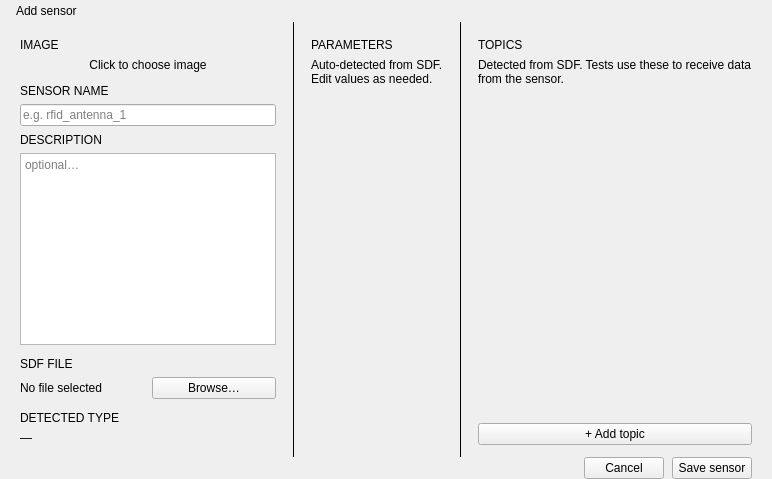
<?xml version="1.0" encoding="UTF-8"?>
<ui version="4.0">
 <class>AddSensorDialog</class>
 <widget class="QDialog" name="AddSensorDialog">
  <property name="windowTitle"><string>Add sensor</string></property>
  <property name="minimumWidth"><number>960</number></property>
  <property name="minimumHeight"><number>560</number></property>

  <layout class="QVBoxLayout" name="layout_root">
   <property name="spacing"><number>0</number></property>
   <property name="leftMargin"><number>0</number></property>
   <property name="topMargin"><number>0</number></property>
   <property name="rightMargin"><number>0</number></property>
   <property name="bottomMargin"><number>0</number></property>

   <!-- TITLE BAR -->
   <item>
    <widget class="QWidget" name="dialog_titlebar">
     <property name="minimumHeight"><number>44</number></property>
     <property name="maximumHeight"><number>44</number></property>
     <layout class="QHBoxLayout" name="titlebar_layout">
      <property name="leftMargin"><number>16</number></property>
      <property name="topMargin"><number>0</number></property>
      <property name="rightMargin"><number>8</number></property>
      <property name="bottomMargin"><number>0</number></property>
      <property name="spacing"><number>0</number></property>
      <item><widget class="QLabel" name="dialog_title"><property name="text"><string>Add sensor</string></property></widget></item>
      <item><spacer><property name="orientation"><enum>Qt::Horizontal</enum></property><property name="sizeHint" stdset="0"><size><width>10</width><height>1</height></size></property></spacer></item>
      <item><widget class="QPushButton" name="btn_dialog_close"><property name="text"><string/></property><property name="fixedWidth"><number>32</number></property><property name="fixedHeight"><number>32</number></property><property name="flat"><bool>true</bool></property></widget></item>
     </layout>
    </widget>
   </item>

   <!-- BODY -->
   <item>
    <layout class="QHBoxLayout" name="body_layout">
     <property name="leftMargin"><number>0</number></property>
     <property name="topMargin"><number>0</number></property>
     <property name="rightMargin"><number>0</number></property>
     <property name="bottomMargin"><number>0</number></property>
     <property name="spacing"><number>0</number></property>

     <!-- LEFT col -->
     <item>
      <widget class="QWidget" name="col_left">
       <property name="minimumWidth"><number>260</number></property>
       <property name="maximumWidth"><number>300</number></property>
       <layout class="QVBoxLayout" name="left_layout">
        <property name="spacing"><number>6</number></property>
        <property name="leftMargin"><number>20</number></property>
        <property name="topMargin"><number>16</number></property>
        <property name="rightMargin"><number>16</number></property>
        <property name="bottomMargin"><number>12</number></property>

        <item><widget class="QLabel" name="lbl_section_image"><property name="text"><string>IMAGE</string></property></widget></item>
        <item>
         <widget class="QWidget" name="image_container">
          <property name="minimumHeight"><number>160</number></property>
          <property name="maximumHeight"><number>160</number></property>
          <property name="cursor"><cursorShape>PointingHandCursor</cursorShape></property>
          <layout class="QVBoxLayout" name="image_layout">
           <property name="leftMargin"><number>0</number></property><property name="topMargin"><number>0</number></property>
           <property name="rightMargin"><number>0</number></property><property name="bottomMargin"><number>0</number></property>
           <item><widget class="QLabel" name="image_label"><property name="text"><string>Click to choose image</string></property><property name="alignment"><set>Qt::AlignCenter</set></property></widget></item>
          </layout>
         </widget>
        </item>

        <item><spacer><property name="orientation"><enum>Qt::Vertical</enum></property><property name="sizeHint" stdset="0"><size><width>1</width><height>6</height></size></property></spacer></item>

        <item><widget class="QLabel" name="lbl_section_name"><property name="text"><string>SENSOR NAME</string></property></widget></item>
        <item><widget class="QLineEdit" name="input_name"><property name="placeholderText"><string>e.g. rfid_antenna_1</string></property></widget></item>

        <item><spacer><property name="orientation"><enum>Qt::Vertical</enum></property><property name="sizeHint" stdset="0"><size><width>1</width><height>1</height></size></property></spacer></item>

        <item><widget class="QLabel" name="lbl_section_description"><property name="text"><string>DESCRIPTION</string></property></widget></item>
        <item>
         <widget class="QPlainTextEdit" name="input_description">
          <property name="placeholderText"><string>optional…</string></property>
          <property name="minimumHeight"><number>60</number></property>
          <property name="maximumHeight"><number>80</number></property>
         </widget>
        </item>

        <item><spacer><property name="orientation"><enum>Qt::Vertical</enum></property><property name="sizeHint" stdset="0"><size><width>1</width><height>6</height></size></property></spacer></item>

        <item><widget class="QLabel" name="lbl_section_sdf"><property name="text"><string>SDF FILE</string></property></widget></item>
        <item>
         <layout class="QHBoxLayout" name="sdf_row">
          <property name="spacing"><number>8</number></property>
          <item><widget class="QLabel" name="sdf_label"><property name="text"><string>No file selected</string></property></widget></item>
          <item><widget class="QPushButton" name="btn_browse_sdf"><property name="text"><string>Browse…</string></property><property name="minimumHeight"><number>30</number></property></widget></item>
         </layout>
        </item>

        <item><spacer><property name="orientation"><enum>Qt::Vertical</enum></property><property name="sizeHint" stdset="0"><size><width>1</width><height>6</height></size></property></spacer></item>

        <item><widget class="QLabel" name="lbl_section_type"><property name="text"><string>DETECTED TYPE</string></property></widget></item>
        <item><widget class="QLabel" name="lbl_detected_type"><property name="text"><string>—</string></property></widget></item>

       </layout>
      </widget>
     </item>

     <!-- Separator 1: Vertical line -->
     <item>
      <widget class="Line" name="sep_1">
       <property name="orientation"><enum>Qt::Vertical</enum></property>
       <property name="frameShadow"><enum>QFrame::Plain</enum></property>
       <property name="minimumWidth"><number>1</number></property>
       <property name="maximumWidth"><number>1</number></property>
      </widget>
     </item>

     <!-- MIDDLE col: params -->
     <item>
      <widget class="QWidget" name="col_middle">
       <layout class="QVBoxLayout" name="middle_layout">
        <property name="spacing"><number>6</number></property>
        <property name="leftMargin"><number>16</number></property>
        <property name="topMargin"><number>16</number></property>
        <property name="rightMargin"><number>16</number></property>
        <property name="bottomMargin"><number>12</number></property>

        <item><widget class="QLabel" name="lbl_section_params"><property name="text"><string>PARAMETERS</string></property></widget></item>
        <item><widget class="QLabel" name="lbl_params_hint"><property name="text"><string>Auto-detected from SDF. Edit values as needed.</string></property><property name="wordWrap"><bool>true</bool></property></widget></item>

        <item>
         <widget class="QScrollArea" name="params_scroll">
          <property name="widgetResizable"><bool>true</bool></property>
          <property name="frameShape"><enum>QFrame::NoFrame</enum></property>
          <property name="horizontalScrollBarPolicy"><enum>Qt::ScrollBarAlwaysOff</enum></property>
          <widget class="QWidget" name="params_contents">
           <layout class="QVBoxLayout" name="params_layout">
            <property name="spacing"><number>2</number></property>
            <property name="leftMargin"><number>0</number></property><property name="topMargin"><number>0</number></property>
            <property name="rightMargin"><number>0</number></property><property name="bottomMargin"><number>0</number></property>
           </layout>
          </widget>
         </widget>
        </item>

       </layout>
      </widget>
     </item>

     <!-- Separator 2: Vertical line -->
     <item>
      <widget class="Line" name="sep_2">
       <property name="orientation"><enum>Qt::Vertical</enum></property>
       <property name="frameShadow"><enum>QFrame::Plain</enum></property>
       <property name="minimumWidth"><number>1</number></property>
       <property name="maximumWidth"><number>1</number></property>
      </widget>
     </item>

     <!-- RIGHT col: topics -->
     <item>
      <widget class="QWidget" name="col_right">
       <property name="minimumWidth"><number>220</number></property>
       <property name="maximumWidth"><number>280</number></property>
       <layout class="QVBoxLayout" name="right_layout">
        <property name="spacing"><number>6</number></property>
        <property name="leftMargin"><number>16</number></property>
        <property name="topMargin"><number>16</number></property>
        <property name="rightMargin"><number>20</number></property>
        <property name="bottomMargin"><number>12</number></property>

        <item><widget class="QLabel" name="lbl_section_topics"><property name="text"><string>TOPICS</string></property></widget></item>
        <item><widget class="QLabel" name="lbl_topics_hint"><property name="text"><string>Detected from SDF. Tests use these to receive data from the sensor.</string></property><property name="wordWrap"><bool>true</bool></property></widget></item>

        <item>
         <widget class="QScrollArea" name="topics_scroll">
          <property name="widgetResizable"><bool>true</bool></property>
          <property name="frameShape"><enum>QFrame::NoFrame</enum></property>
          <property name="horizontalScrollBarPolicy"><enum>Qt::ScrollBarAlwaysOff</enum></property>
          <widget class="QWidget" name="topics_contents">
           <layout class="QVBoxLayout" name="topics_layout">
            <property name="spacing"><number>4</number></property>
            <property name="leftMargin"><number>0</number></property><property name="topMargin"><number>0</number></property>
            <property name="rightMargin"><number>0</number></property><property name="bottomMargin"><number>0</number></property>
           </layout>
          </widget>
         </widget>
        </item>

        <item>
         <widget class="QPushButton" name="btn_add_topic">
          <property name="text"><string>+ Add topic</string></property>
         </widget>
        </item>

       </layout>
      </widget>
     </item>

    </layout>
   </item>

   <!-- FOOTER -->
   <item>
    <widget class="QWidget" name="wt_buttons">
     <property name="minimumHeight"><number>52</number></property>
     <property name="maximumHeight"><number>52</number></property>
     <layout class="QHBoxLayout" name="buttons_layout">
      <property name="leftMargin"><number>20</number></property>
      <property name="topMargin"><number>0</number></property>
      <property name="rightMargin"><number>20</number></property>
      <property name="bottomMargin"><number>0</number></property>
      <property name="spacing"><number>8</number></property>
      <item><spacer><property name="orientation"><enum>Qt::Horizontal</enum></property><property name="sizeHint" stdset="0"><size><width>1</width><height>1</height></size></property></spacer></item>
      <item><widget class="QPushButton" name="btn_cancel"><property name="text"><string>Cancel</string></property><property name="minimumWidth"><number>80</number></property><property name="minimumHeight"><number>34</number></property></widget></item>
      <item><widget class="QPushButton" name="btn_save"><property name="text"><string>Save sensor</string></property><property name="minimumWidth"><number>100</number></property><property name="minimumHeight"><number>34</number></property></widget></item>
     </layout>
    </widget>
   </item>

  </layout>
 </widget>
 <resources/>
 <connections/>
</ui>
